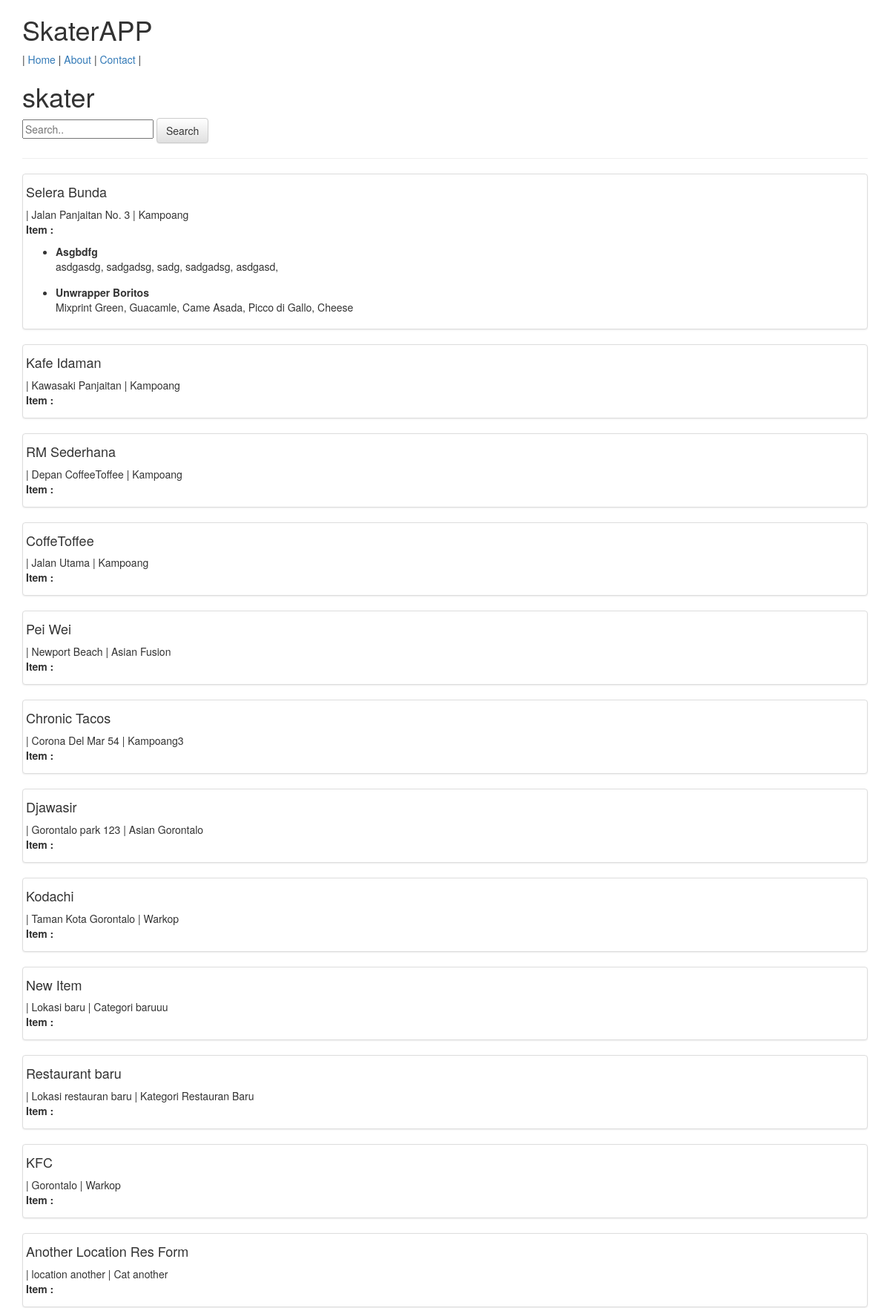
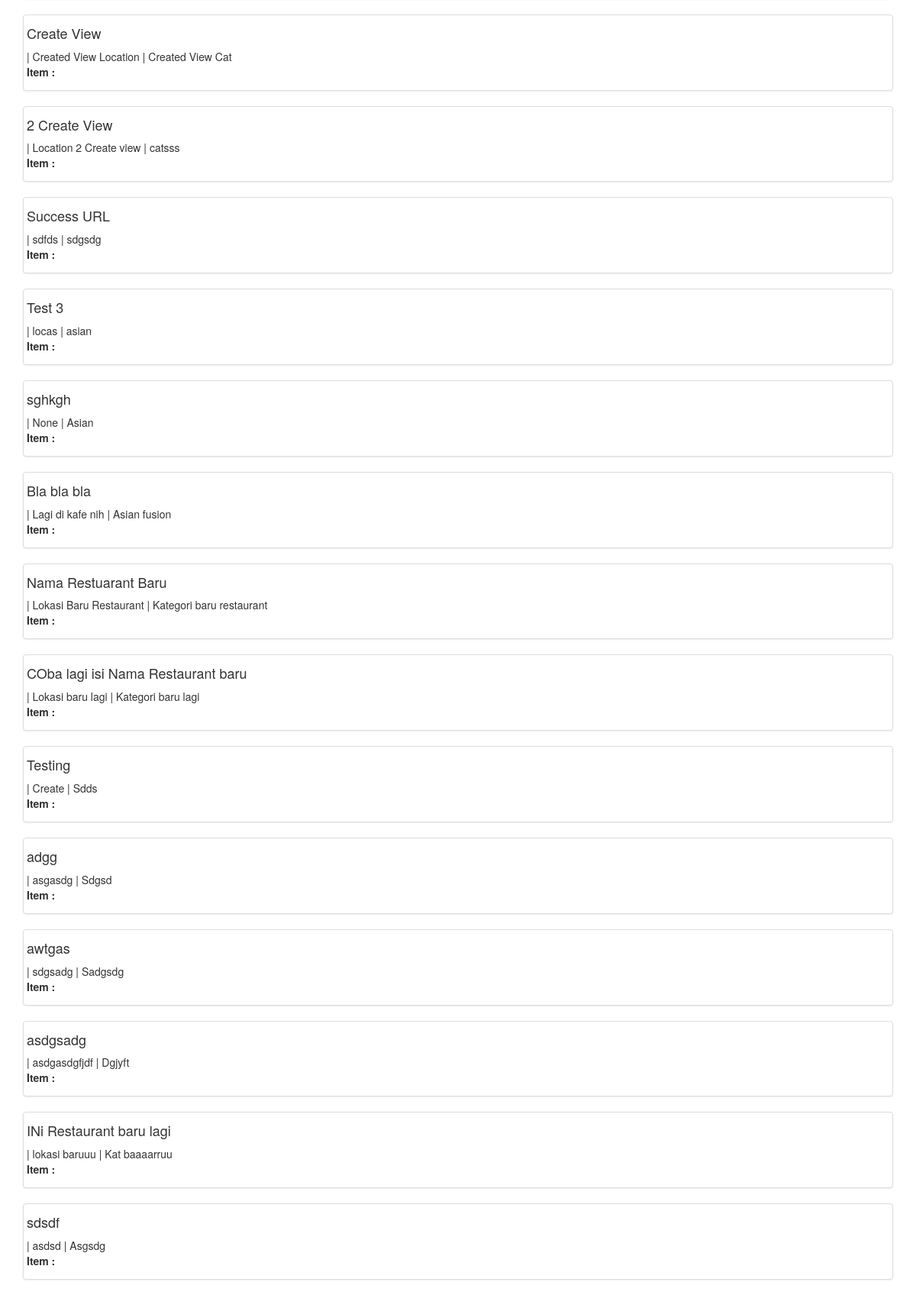
Page /u/skater/ on the committed database (2 pictures, top to bottom).
### restaurants/models.py (models this page shows, shortened)
class RestaurantLocation(models.Model) :
    owner           = models.ForeignKey(User)  # django models unleashed joincfe
    name            = models.CharField(max_length = 120)
    location        = models.CharField(max_length = 120, null = True, blank = True)
    category        = models.CharField(max_length = 120, null = True, blank = True, validators=[validate_category])
    timestamp       = models.DateTimeField(auto_now_add = True)
    updated         = models.DateTimeField(auto_now=True)
    slug            = models.SlugField(unique=True, null=True, blank=True)
    objects = RestaurantLocationManager() # add Model.objects.all()
    @property
    def title(self):
        return self.name

### menus/models.py (models this page shows, shortened)
class Item(models.Model):
    user            = models.ForeignKey(settings.AUTH_USER_MODEL)
    restaurant      = models.ForeignKey(RestaurantLocation)
    name            = models.CharField(max_length=120)
    contents        = models.TextField(blank=True, null=True, help_text='Separate each item by comma')
    excludes        = models.TextField(blank=True, null=True, help_text='Separated each item by comma')
    public          = models.BooleanField(default=True)
    timestamp       = models.DateTimeField(auto_now_add=True)
    updated         = models.DateTimeField(auto_now=True)
    class Meta:
        ordering = ['-updated', '-timestamp']

### profiles/views.py (the view)
# urls.py: url(r'^(?P<username>[\w-]+)/$', ProfileDetailView.as_view(), name='detail'),
class ProfileDetailView(DetailView):
    def get_object(self):
        username = self.kwargs.get("username")
        if username is None:
            raise Http404
        return get_object_or_404(User, username__iexact=username, is_active=True)
    def get_context_data(self, **kwargs):
        context = super(ProfileDetailView, self).get_context_data(**kwargs)
        user = context['user']
        query = self.request.GET.get('q')
        item_exists = Item.objects.filter(user=user).exists()
        qs = RestaurantLocation.objects.filter(owner=user)
        if query:
            qs = qs.search(query)
        else:
            pass
        if item_exists and qs.exists():
            context['locations'] = qs
        return context

### restaurants/models.py (called while the page is built)
    def get_queryset(self):
        return RestaurantLocationQuerySet(self.model, using=self._db)

### profiles/templates/auth/user_detail.html (shortened to what this page needs)
{% extends 'base.html' %}
{%  block content %}
    <h1>{{ user.username }}</h1>
    <form class="form" method="GET" action=".">
    <input type="text" placeholder="Search.." name="q">
    <button class="btn btn-default" type="submit">Search</button>
    </form>
    <hr/>
    {% if locations %}
    {% for rest in locations %}
        <div class="row">
        <div class="col-sm-12">
            <div class="thumbnail">
            <h4>{{ rest.title }}</h4> | {{ rest.location }} | {{ rest.category }}
            <p>
            <strong>Item : </strong>
            <ul>
                {% for item in rest.item_set.all %}
                    <li style="margin-bottom: 15px;"> <strong>{{ item.name }}</strong><br/>
                        {{ item.contents }}
                    </li>
                {% endfor %}
            </ul>
            </p>
            </div>
        </div>
        </div>
    {% endfor %}
    {% else %}
        <p class="lead"> No Item Found</p>
    {% endif %}
{% endblock content %}

### rows in the picture
RestaurantLocation: title "Selera Bunda", location "Jalan Panjaitan No. 3", category "Kampoang"
Item: name "Asgbdfg", contents "asdgasdg, sadgadsg, sadg, sadgadsg, asdgasd,"
Item: name "Unwrapper Boritos", contents "Mixprint Green, Guacamle, Came Asada, Picco di Gallo, Cheese"
RestaurantLocation: title "Kafe Idaman", location "Kawasaki Panjaitan", category "Kampoang"
RestaurantLocation: title "RM Sederhana", location "Depan CoffeeToffee", category "Kampoang"
RestaurantLocation: title "CoffeToffee", location "Jalan Utama", category "Kampoang"
RestaurantLocation: title "Pei Wei", location "Newport Beach", category "Asian Fusion"
RestaurantLocation: title "Chronic Tacos", location "Corona Del Mar 54", category "Kampoang3"
RestaurantLocation: title "Djawasir", location "Gorontalo park 123", category "Asian Gorontalo"
RestaurantLocation: title "Kodachi", location "Taman Kota Gorontalo", category "Warkop"
RestaurantLocation: title "New Item", location "Lokasi baru", category "Categori baruuu"
RestaurantLocation: title "Restaurant baru", location "Lokasi restauran baru", category "Kategori Restauran Baru"
RestaurantLocation: title "KFC", location "Gorontalo", category "Warkop"
RestaurantLocation: title "Another Location Res Form", location "location another", category "Cat another"
RestaurantLocation: title "Create View", location "Created View Location", category "Created View Cat"
RestaurantLocation: title "2 Create View", location "Location 2 Create view", category "catsss"
RestaurantLocation: title "Success URL", location "sdfds", category "sdgsdg"
RestaurantLocation: title "Test 3", location "locas", category "asian"
RestaurantLocation: title "sghkgh", location "None", category "Asian"
RestaurantLocation: title "Bla bla bla", location "Lagi di kafe nih", category "Asian fusion"
RestaurantLocation: title "Nama Restuarant Baru", location "Lokasi Baru Restaurant", category "Kategori baru restaurant"
RestaurantLocation: title "COba lagi isi Nama Restaurant baru", location "Lokasi baru lagi", category "Kategori baru lagi"
RestaurantLocation: title "Testing", location "Create", category "Sdds"
RestaurantLocation: title "adgg", location "asgasdg", category "Sdgsd"
RestaurantLocation: title "awtgas", location "sdgsadg", category "Sadgsdg"
RestaurantLocation: title "asdgsadg", location "asdgasdgfjdf", category "Dgjyft"
RestaurantLocation: title "INi Restaurant baru lagi", location "lokasi baruuu", category "Kat baaaarruu"
RestaurantLocation: title "sdsdf", location "asdsd", category "Asgsdg"

### other values in the picture
{{ user.username }} "skater"
